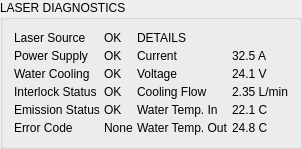
             <widget class="QGroupBox" name="gb_laser_diag">
              <property name="sizePolicy">
               <sizepolicy hsizetype="Expanding" vsizetype="Expanding">
                <horstretch>0</horstretch>
                <verstretch>0</verstretch>
               </sizepolicy>
              </property>
              <property name="title">
               <string>LASER DIAGNOSTICS</string>
              </property>
              <layout class="QHBoxLayout">
               <property name="spacing">
                <number>4</number>
               </property>
               <item>
                <layout class="QFormLayout">
                 <property name="horizontalSpacing">
                  <number>4</number>
                 </property>
                 <property name="verticalSpacing">
                  <number>4</number>
                 </property>
                 <item row="0" column="0">
                  <widget class="QLabel" name="label">
                   <property name="text">
                    <string>Laser Source</string>
                   </property>
                  </widget>
                 </item>
                 <item row="0" column="1">
                  <widget class="QLabel" name="label">
                   <property name="text">
                    <string>OK</string>
                   </property>
                  </widget>
                 </item>
                 <item row="1" column="0">
                  <widget class="QLabel" name="label">
                   <property name="text">
                    <string>Power Supply</string>
                   </property>
                  </widget>
                 </item>
                 <item row="1" column="1">
                  <widget class="QLabel" name="label">
                   <property name="text">
                    <string>OK</string>
                   </property>
                  </widget>
                 </item>
                 <item row="2" column="0">
                  <widget class="QLabel" name="label">
                   <property name="text">
                    <string>Water Cooling</string>
                   </property>
                  </widget>
                 </item>
                 <item row="2" column="1">
                  <widget class="QLabel" name="label">
                   <property name="text">
                    <string>OK</string>
                   </property>
                  </widget>
                 </item>
                 <item row="3" column="0">
                  <widget class="QLabel" name="label">
                   <property name="text">
                    <string>Interlock Status</string>
                   </property>
                  </widget>
                 </item>
                 <item row="3" column="1">
                  <widget class="QLabel" name="label">
                   <property name="text">
                    <string>OK</string>
                   </property>
                  </widget>
                 </item>
                 <item row="4" column="0">
                  <widget class="QLabel" name="label">
                   <property name="text">
                    <string>Emission Status</string>
                   </property>
                  </widget>
                 </item>
                 <item row="4" column="1">
                  <widget class="QLabel" name="label">
                   <property name="text">
                    <string>OK</string>
                   </property>
                  </widget>
                 </item>
                 <item row="5" column="0">
                  <widget class="QLabel" name="label">
                   <property name="text">
                    <string>Error Code</string>
                   </property>
                  </widget>
                 </item>
                 <item row="5" column="1">
                  <widget class="QLabel" name="label">
                   <property name="text">
                    <string>None</string>
                   </property>
                  </widget>
                 </item>
                </layout>
               </item>
               <item>
                <layout class="QFormLayout">
                 <property name="horizontalSpacing">
                  <number>4</number>
                 </property>
                 <property name="verticalSpacing">
                  <number>4</number>
                 </property>
                 <item row="0" column="0">
                  <widget class="QLabel" name="label">
                   <property name="text">
                    <string>DETAILS</string>
                   </property>
                  </widget>
                 </item>
                 <item row="1" column="0">
                  <widget class="QLabel" name="label">
                   <property name="text">
                    <string>Current</string>
                   </property>
                  </widget>
                 </item>
                 <item row="1" column="1">
                  <widget class="QLabel" name="label">
                   <property name="text">
                    <string>32.5 A</string>
                   </property>
                  </widget>
                 </item>
                 <item row="2" column="0">
                  <widget class="QLabel" name="label">
                   <property name="text">
                    <string>Voltage</string>
                   </property>
                  </widget>
                 </item>
                 <item row="2" column="1">
                  <widget class="QLabel" name="label">
                   <property name="text">
                    <string>24.1 V</string>
                   </property>
                  </widget>
                 </item>
                 <item row="3" column="0">
                  <widget class="QLabel" name="label">
                   <property name="text">
                    <string>Cooling Flow</string>
                   </property>
                  </widget>
                 </item>
                 <item row="3" column="1">
                  <widget class="QLabel" name="label">
                   <property name="text">
                    <string>2.35 L/min</string>
                   </property>
                  </widget>
                 </item>
                 <item row="4" column="0">
                  <widget class="QLabel" name="label">
                   <property name="text">
                    <string>Water Temp. In</string>
                   </property>
                  </widget>
                 </item>
                 <item row="4" column="1">
                  <widget class="QLabel" name="label">
                   <property name="text">
                    <string>22.1 C</string>
                   </property>
                  </widget>
                 </item>
                 <item row="5" column="0">
                  <widget class="QLabel" name="label">
                   <property name="text">
                    <string>Water Temp. Out</string>
                   </property>
                  </widget>
                 </item>
                 <item row="5" column="1">
                  <widget class="QLabel" name="label">
                   <property name="text">
                    <string>24.8 C</string>
                   </property>
                  </widget>
                 </item>
                </layout>
               </item>
              </layout>
             </widget>
